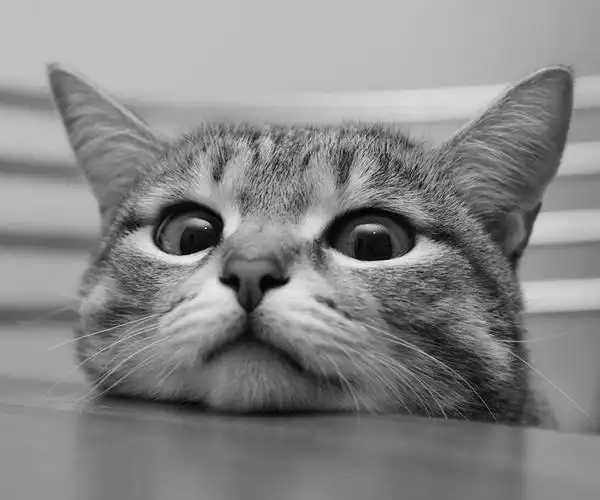
#> input picture 图像分割/图像分割1/img.png, 600 x 500 px
$ python main.py   (older library calls are emulated)
#> lines starting #> are read from the running program, lines starting #| are printed output that depends on the picture; after the words box and inside, x2 and y2 are one past the last pixel; in counts of white or black regions, pixels touching at a corner belong together
import cv2
import numpy as np
import matplotlib.pyplot as plt

# 读取图像
image = cv2.imread('img.png', cv2.IMREAD_GRAYSCALE)
#> image: shape (500, 600); min 0, max 241, mean 135.3

# 高斯平滑处理 不需要 效果不明显
smoothed_image = cv2.GaussianBlur(image, (3, 3), 0)

# 定义Prewitt算子
kernelx = np.array([[-1, 0, 1], [-1, 0, 1], [-1, 0, 1]], dtype=int)
kernely = np.array([[-1, -1, -1], [0, 0, 0], [1, 1, 1]], dtype=int)

# 对角线Prewitt算子
kernelx_diag1 = np.array([[-1, -1, 0], [-1, 0, 1], [0, 1, 1]], dtype=int)
kernely_diag1 = np.array([[0, -1, -1], [1, 0, -1], [1, 1, 0]], dtype=int)

# 应用Prewitt算子（平滑处理）
x_smoothed = cv2.filter2D(smoothed_image, cv2.CV_32F, kernelx)
y_smoothed = cv2.filter2D(smoothed_image, cv2.CV_32F, kernely)
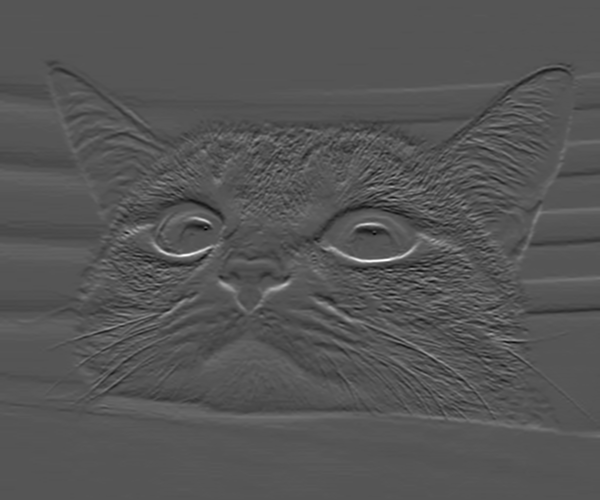
#> y_smoothed: shape (500, 600) float32; min -238, max 469, mean -0.7; drawn with min black and max white

# 应用Prewitt算子（不平滑处理）
x = cv2.filter2D(image, cv2.CV_32F, kernelx)
y = cv2.filter2D(image, cv2.CV_32F, kernely)

# 应用对角线Prewitt算子
x_diag1 = cv2.filter2D(image, cv2.CV_32F, kernelx_diag1)
y_diag1 = cv2.filter2D(image, cv2.CV_32F, kernely_diag1)
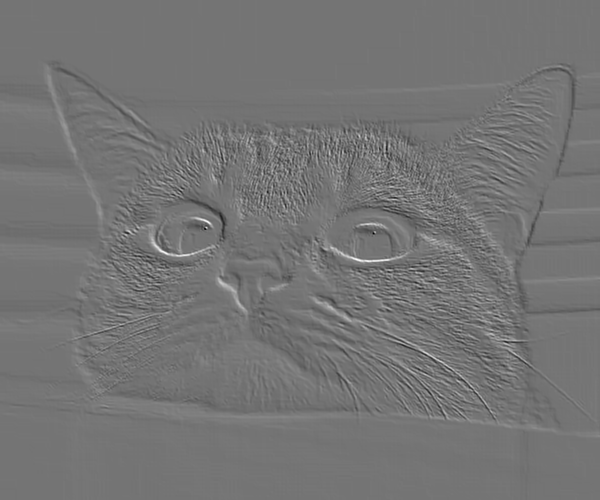
#> y_diag1: shape (500, 600) float32; min -399, max 471, mean -0.4; drawn with min black and max white

# 计算梯度幅值（平滑处理）
absX_smoothed = cv2.convertScaleAbs(x_smoothed)
absY_smoothed = cv2.convertScaleAbs(y_smoothed)
Prewitt_smoothed = cv2.addWeighted(absX_smoothed, 0.5, absY_smoothed, 0.5, 0)

# 计算梯度幅值（不平滑处理）
absX = cv2.convertScaleAbs(x)
absY = cv2.convertScaleAbs(y)
Prewitt = cv2.addWeighted(absX, 0.5, absY, 0.5, 0)

# 计算对角线梯度幅值
absX_diag1 = cv2.convertScaleAbs(x_diag1)
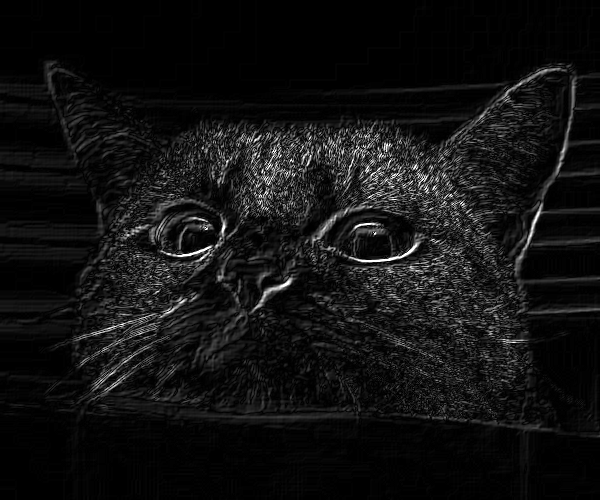
#> absX_diag1: shape (500, 600); min 0, max 255, mean 17.8
absY_diag1 = cv2.convertScaleAbs(y_diag1)
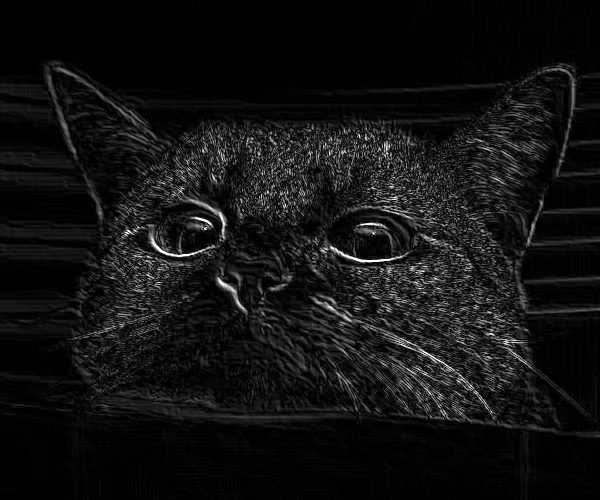
#> absY_diag1: shape (500, 600); min 0, max 255, mean 18.1
Prewitt_diag1 = cv2.addWeighted(absX_diag1, 0.5, absY_diag1, 0.5, 0)

# 阈值化处理
_, thresholded = cv2.threshold(Prewitt, 50, 255, cv2.THRESH_BINARY)
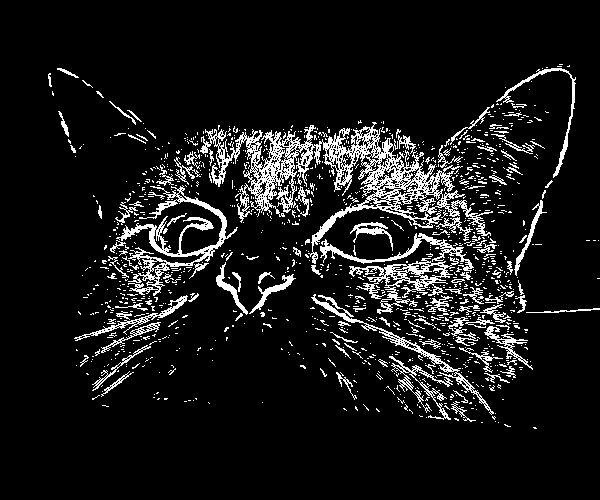
#> thresholded: shape (500, 600); 9.6% white in thin lines or dots, all inside (x1, y1, x2, y2) = (48, 64, 600, 429)
_, thresholded_smoothed = cv2.threshold(Prewitt_smoothed, 50, 255, cv2.THRESH_BINARY)
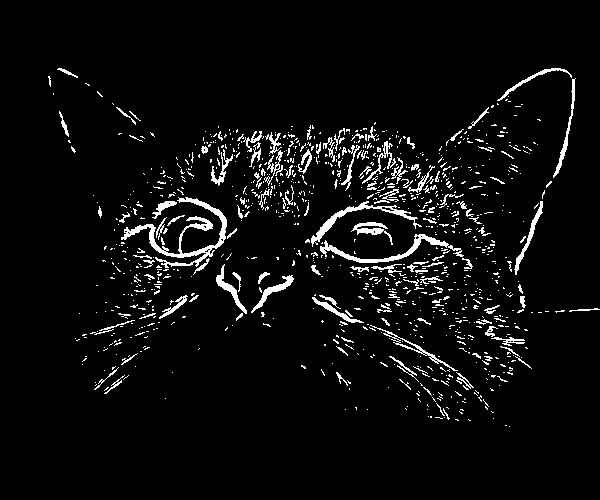
#> thresholded_smoothed: shape (500, 600); 5.1% white in thin lines or dots, all inside (x1, y1, x2, y2) = (48, 68, 600, 427)
_, thresholded_diag1 = cv2.threshold(Prewitt_diag1, 50, 255, cv2.THRESH_BINARY)
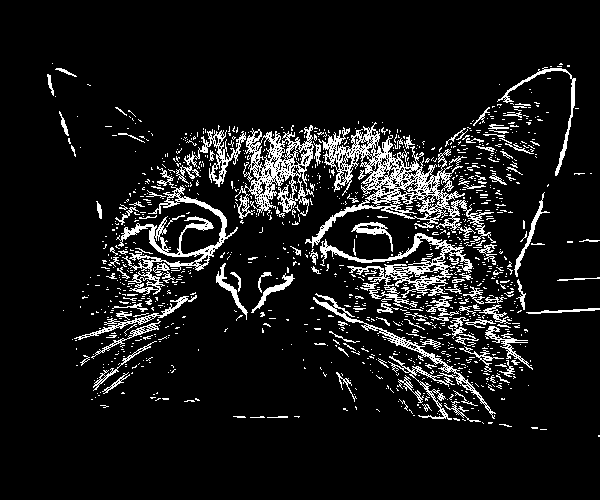
#> thresholded_diag1: shape (500, 600); 9.6% white in thin lines or dots, all inside (x1, y1, x2, y2) = (47, 63, 600, 437)

# 使用matplotlib显示图像
plt.figure(figsize=(12, 10))

# 显示原图
plt.subplot(2, 3, 1)
plt.imshow(image, cmap='gray')
plt.title('Original Image')
plt.axis('off')

# 显示不平滑处理的Prewitt边缘检测结果
plt.subplot(2, 3, 5)
plt.imshow(Prewitt, cmap='gray')
plt.title('Prewitt (No Smoothing)')
plt.axis('off')

# 显示平滑处理的Prewitt边缘检测结果
plt.subplot(2, 3, 4)
plt.imshow(Prewitt_smoothed, cmap='gray')
plt.title('Prewitt (With Smoothing)')
plt.axis('off')


# 显示对角线Prewitt边缘检测结果 不需要 效果不明显
plt.subplot(2, 3, 3)
plt.imshow(Prewitt_diag1, cmap='gray')
plt.title('Prewitt Diagonal')
plt.axis('off')

# 显示阈值化边缘检测
plt.subplot(2, 3, 2)
plt.imshow(thresholded, cmap='gray')
plt.title('Thresholded Edges')
plt.axis('off')

plt.tight_layout()
plt.show()
